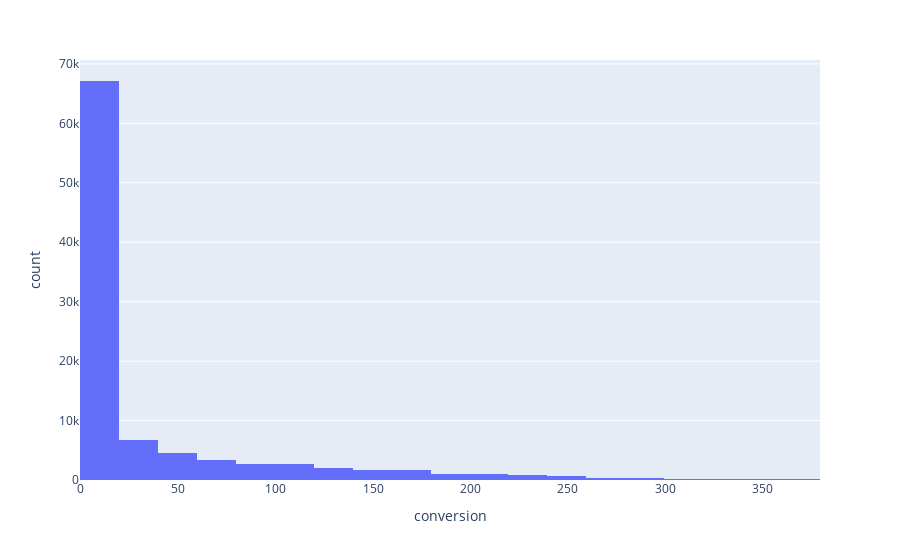

Notebook source saved alongside this figure:
### Code cell
# now we can plot it

fig = px.histogram(visits_3, x="conversion",nbins=30)
fig.show()

### Figure 1 — Plotly figure (JSON) as saved in the notebook; plotly's stock layout.template omitted (floating-point values rounded to 4 significant figures; data arrays with more than 128 entries replaced by an {"elided": "..."} marker saying what was removed)
{"data": [{"alignmentgroup": "True", "bingroup": "x", "hovertemplate": "conversion=%{x}<br>count=%{y}<extra></extra>", "legendgroup": "", "marker": {"color": "#636efa", "pattern": {"shape": ""}}, "name": "", "nbinsx": 30, "offsetgroup": "", "orientation": "v", "showlegend": false, "type": "histogram", "x": {"elided": "97394 int values"}, "xaxis": "x", "yaxis": "y"}], "layout": {"barmode": "relative", "legend": {"tracegroupgap": 0}, "margin": {"t": 60}, "xaxis": {"anchor": "y", "domain": [0, 1], "title": {"text": "conversion"}}, "yaxis": {"anchor": "x", "domain": [0, 1], "title": {"text": "count"}}}}
